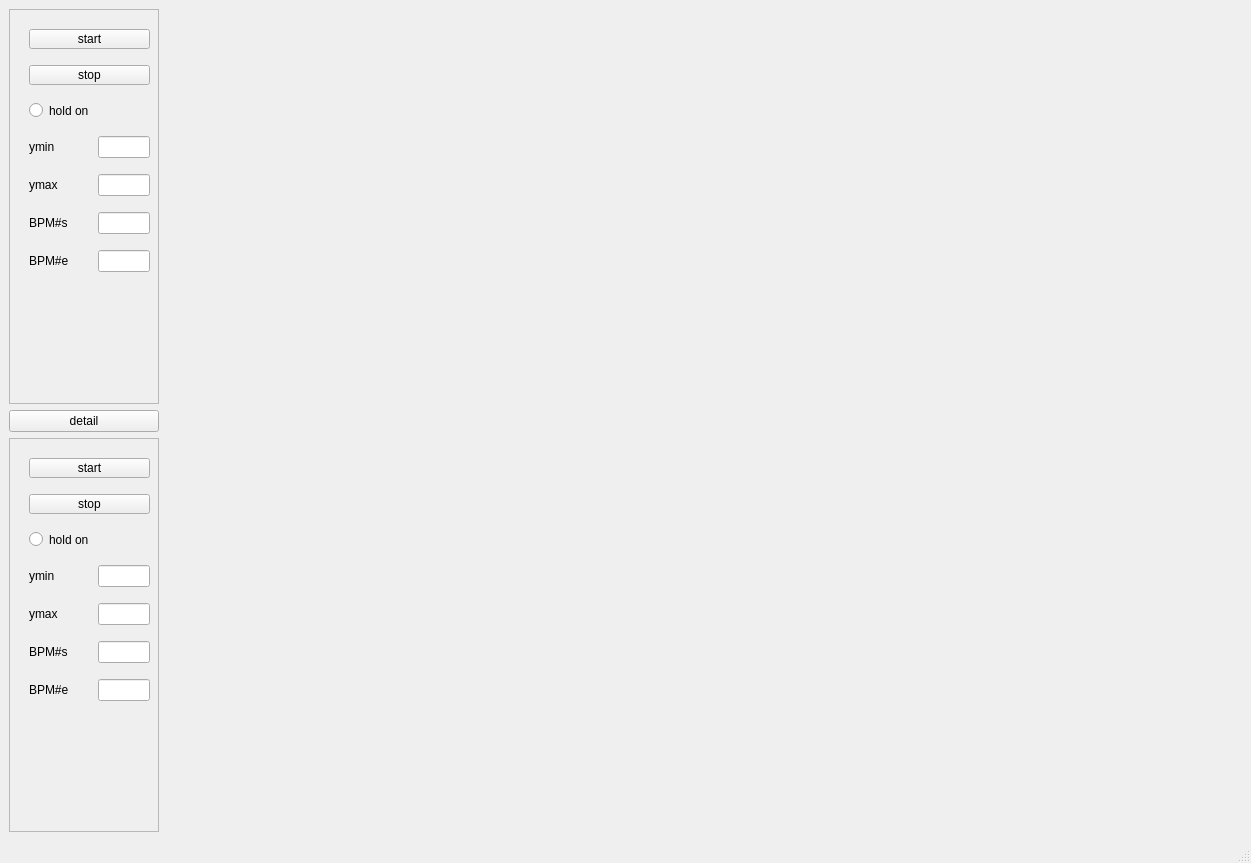
<?xml version="1.0" encoding="UTF-8"?>
<ui version="4.0">
 <class>MainWindow</class>
 <widget class="QMainWindow" name="MainWindow">
  <property name="geometry">
   <rect>
    <x>0</x>
    <y>0</y>
    <width>1251</width>
    <height>863</height>
   </rect>
  </property>
  <property name="windowTitle">
   <string>Orbit Display</string>
  </property>
  <widget class="QWidget" name="centralwidget">
   <layout class="QHBoxLayout" name="horizontalLayout">
    <item>
     <layout class="QHBoxLayout" name="horizontalLayout_2" stretch="1,5">
      <property name="sizeConstraint">
       <enum>QLayout::SetMinAndMaxSize</enum>
      </property>
      <item>
       <layout class="QVBoxLayout" name="verticalLayout_6">
        <item>
         <widget class="QFrame" name="frame_2">
          <property name="maximumSize">
           <size>
            <width>150</width>
            <height>16777215</height>
           </size>
          </property>
          <property name="frameShape">
           <enum>QFrame::StyledPanel</enum>
          </property>
          <property name="frameShadow">
           <enum>QFrame::Raised</enum>
          </property>
          <widget class="QWidget" name="layoutWidget_2">
           <property name="geometry">
            <rect>
             <x>20</x>
             <y>20</y>
             <width>121</width>
             <height>243</height>
            </rect>
           </property>
           <layout class="QVBoxLayout" name="verticalLayout_7">
            <property name="spacing">
             <number>16</number>
            </property>
            <item>
             <layout class="QVBoxLayout" name="verticalLayout_8">
              <property name="spacing">
               <number>16</number>
              </property>
              <item>
               <widget class="QPushButton" name="start_1">
                <property name="text">
                 <string>start</string>
                </property>
               </widget>
              </item>
              <item>
               <widget class="QPushButton" name="stop_1">
                <property name="text">
                 <string>stop</string>
                </property>
               </widget>
              </item>
              <item>
               <widget class="QRadioButton" name="hold_1">
                <property name="text">
                 <string>hold on</string>
                </property>
               </widget>
              </item>
             </layout>
            </item>
            <item>
             <layout class="QGridLayout" name="gridLayout" columnstretch="1,1">
              <item row="0" column="0">
               <widget class="QLabel" name="label_5">
                <property name="text">
                 <string>ymin</string>
                </property>
               </widget>
              </item>
              <item row="0" column="1">
               <widget class="QLineEdit" name="QL_cxmin"/>
              </item>
              <item row="1" column="0">
               <widget class="QLabel" name="label_6">
                <property name="text">
                 <string>ymax</string>
                </property>
               </widget>
              </item>
              <item row="1" column="1">
               <widget class="QLineEdit" name="QL_cxmax"/>
              </item>
             </layout>
            </item>
            <item>
             <layout class="QGridLayout" name="gridLayout_2" columnstretch="1,1">
              <item row="0" column="0">
               <widget class="QLabel" name="bPMSLabel">
                <property name="text">
                 <string>BPM#s</string>
                </property>
               </widget>
              </item>
              <item row="0" column="1">
               <widget class="QLineEdit" name="bPMSLineEdit"/>
              </item>
              <item row="1" column="0">
               <widget class="QLabel" name="bPMELabel">
                <property name="text">
                 <string>BPM#e</string>
                </property>
               </widget>
              </item>
              <item row="1" column="1">
               <widget class="QLineEdit" name="bPMELineEdit"/>
              </item>
             </layout>
            </item>
           </layout>
          </widget>
         </widget>
        </item>
        <item>
         <widget class="QPushButton" name="detail">
          <property name="text">
           <string>detail</string>
          </property>
         </widget>
        </item>
        <item>
         <widget class="QFrame" name="frame_3">
          <property name="maximumSize">
           <size>
            <width>150</width>
            <height>16777215</height>
           </size>
          </property>
          <property name="frameShape">
           <enum>QFrame::StyledPanel</enum>
          </property>
          <property name="frameShadow">
           <enum>QFrame::Raised</enum>
          </property>
          <widget class="QWidget" name="layoutWidget_3">
           <property name="geometry">
            <rect>
             <x>20</x>
             <y>20</y>
             <width>121</width>
             <height>243</height>
            </rect>
           </property>
           <layout class="QVBoxLayout" name="verticalLayout_9">
            <property name="spacing">
             <number>16</number>
            </property>
            <item>
             <layout class="QVBoxLayout" name="verticalLayout_10">
              <property name="spacing">
               <number>16</number>
              </property>
              <item>
               <widget class="QPushButton" name="start_2">
                <property name="text">
                 <string>start</string>
                </property>
               </widget>
              </item>
              <item>
               <widget class="QPushButton" name="stop_2">
                <property name="text">
                 <string>stop</string>
                </property>
               </widget>
              </item>
              <item>
               <widget class="QRadioButton" name="hold_2">
                <property name="text">
                 <string>hold on</string>
                </property>
               </widget>
              </item>
             </layout>
            </item>
            <item>
             <layout class="QGridLayout" name="gridLayout_3" rowstretch="0,0" columnstretch="1,1">
              <item row="0" column="0">
               <widget class="QLabel" name="label_7">
                <property name="text">
                 <string>ymin</string>
                </property>
               </widget>
              </item>
              <item row="0" column="1">
               <widget class="QLineEdit" name="QL_cymin">
                <property name="text">
                 <string/>
                </property>
                <property name="placeholderText">
                 <string/>
                </property>
               </widget>
              </item>
              <item row="1" column="0">
               <widget class="QLabel" name="label_8">
                <property name="text">
                 <string>ymax</string>
                </property>
               </widget>
              </item>
              <item row="1" column="1">
               <widget class="QLineEdit" name="QL_cymax">
                <property name="text">
                 <string/>
                </property>
                <property name="placeholderText">
                 <string/>
                </property>
               </widget>
              </item>
             </layout>
            </item>
            <item>
             <layout class="QGridLayout" name="gridLayout_4" rowstretch="0,0" columnstretch="1,1">
              <item row="0" column="0">
               <widget class="QLabel" name="bPMSLabel_2">
                <property name="text">
                 <string>BPM#s</string>
                </property>
               </widget>
              </item>
              <item row="0" column="1">
               <widget class="QLineEdit" name="bPMSLineEdit_2"/>
              </item>
              <item row="1" column="0">
               <widget class="QLabel" name="bPMYLabel">
                <property name="text">
                 <string>BPM#e</string>
                </property>
               </widget>
              </item>
              <item row="1" column="1">
               <widget class="QLineEdit" name="bPMYLineEdit"/>
              </item>
             </layout>
            </item>
           </layout>
          </widget>
         </widget>
        </item>
       </layout>
      </item>
      <item>
       <layout class="QVBoxLayout" name="verticalLayout_4">
        <property name="sizeConstraint">
         <enum>QLayout::SetFixedSize</enum>
        </property>
        <item>
         <widget class="MplWidget" name="graphWidget_1" native="true"/>
        </item>
        <item>
         <widget class="MplWidget" name="graphWidget_2" native="true"/>
        </item>
       </layout>
      </item>
     </layout>
    </item>
   </layout>
  </widget>
  <widget class="QStatusBar" name="statusbar"/>
 </widget>
 <customwidgets>
  <customwidget>
   <class>MplWidget</class>
   <extends>QWidget</extends>
   <header>mplwidget.h</header>
   <container>1</container>
  </customwidget>
 </customwidgets>
 <resources/>
 <connections/>
</ui>
